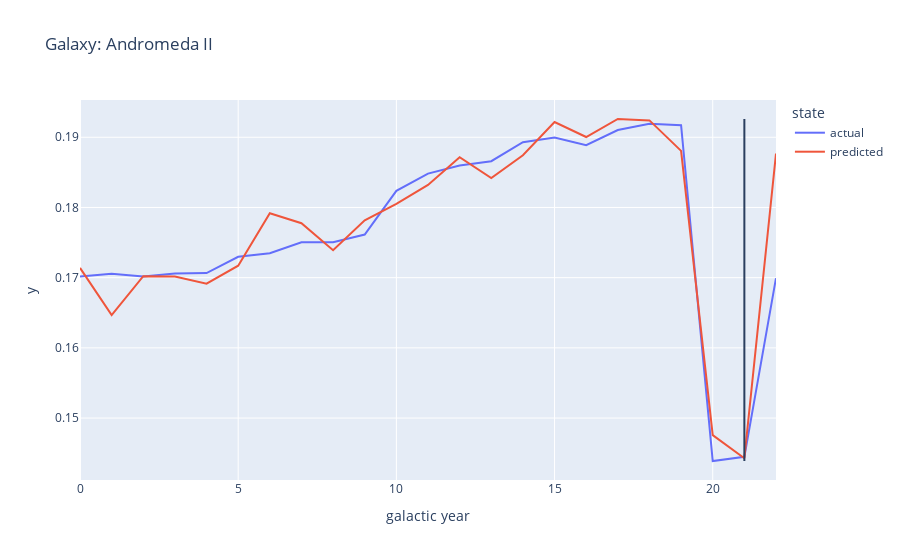

This figure's notebook cell:
### Code cell
# Plotting y_true vs y_pred with forecast, change i variable
# to see the different galaxies
galaxy_index = 2
plot_resulting_df(res_df=train_history.resulting_df, index=galaxy_index,
                 val_size=2)

### Figure 1 — Plotly figure (JSON) as saved in the notebook; plotly's stock layout.template omitted (floating-point values rounded to 4 significant figures)
{"data": [{"hovertemplate": "state=actual<br>galactic year=%{x}<br>y=%{y}<extra></extra>", "legendgroup": "actual", "line": {"color": "#636efa", "dash": "solid"}, "mode": "lines", "name": "actual", "showlegend": true, "type": "scatter", "x": [0, 1, 2, 3, 4, 5, 6, 7, 8, 9, 10, 11, 12, 13, 14, 15, 16, 17, 18, 19, 20, 21, 22], "xaxis": "x", "y": [0.1702, 0.1705, 0.1702, 0.1706, 0.1707, 0.173, 0.1735, 0.175, 0.175, 0.1761, 0.1824, 0.1848, 0.186, 0.1866, 0.1893, 0.19, 0.1889, 0.191, 0.1919, 0.1917, 0.1439, 0.1445, 0.1699], "yaxis": "y"}, {"hovertemplate": "state=predicted<br>galactic year=%{x}<br>y=%{y}<extra></extra>", "legendgroup": "predicted", "line": {"color": "#EF553B", "dash": "solid"}, "mode": "lines", "name": "predicted", "showlegend": true, "type": "scatter", "x": [0, 1, 2, 3, 4, 5, 6, 7, 8, 9, 10, 11, 12, 13, 14, 15, 16, 17, 18, 19, 20, 21, 22], "xaxis": "x", "y": [0.1714, 0.1647, 0.1702, 0.1702, 0.1691, 0.1717, 0.1792, 0.1778, 0.1739, 0.1782, 0.1805, 0.1832, 0.1872, 0.1842, 0.1874, 0.1922, 0.19, 0.1926, 0.1924, 0.1881, 0.1476, 0.1443, 0.1877], "yaxis": "y"}], "layout": {"legend": {"title": {"text": "state"}, "tracegroupgap": 0}, "shapes": [{"type": "line", "x0": 21, "x1": 21, "xref": "x", "y0": 0.1439, "y1": 0.1926, "yref": "y"}], "title": {"text": "Galaxy: Andromeda II"}, "xaxis": {"anchor": "y", "domain": [0, 1], "title": {"text": "galactic year"}}, "yaxis": {"anchor": "x", "domain": [0, 1], "title": {"text": "y"}}}}
